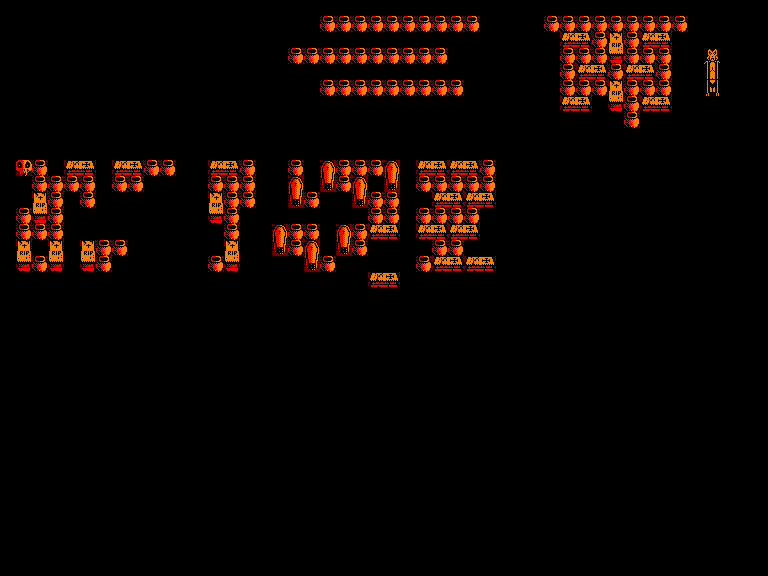

A 2D game scene composited from a Tiled map and its tileset images. What follows is a short description and the map's XML, with every tile layer's data as written:
An orthogonal 48x36 tile map with 16x16 px tiles, 1 tile layer (Tile Layer 1).

<map version="1.10" tiledversion="1.11.2" orientation="orthogonal" renderorder="right-down" width="48" height="36" tilewidth="16" tileheight="16" infinite="0" nextlayerid="2" nextobjectid="1">
 <tileset firstgid="1" source="tileset.tsx" />
 <layer id="1" name="Tile Layer 1" width="48" height="36">
  <data encoding="csv">
0,0,0,0,0,0,0,0,0,0,0,0,0,0,0,0,0,0,0,0,0,0,0,0,0,0,0,0,0,0,0,0,0,0,0,0,0,0,0,0,0,0,0,0,0,0,0,0,
0,0,0,0,0,0,0,0,0,0,0,0,0,0,0,0,0,0,0,0,56,56,56,56,56,56,56,56,56,56,0,0,0,0,56,56,56,56,56,56,56,56,56,0,0,0,0,0,
0,0,0,0,0,0,0,0,0,0,0,0,0,0,0,0,0,0,0,0,0,0,0,0,0,0,0,0,0,0,0,0,0,0,0,42,43,56,46,56,42,43,0,0,0,0,0,0,
0,0,0,0,0,0,0,0,0,0,0,0,0,0,0,0,0,0,56,56,56,56,56,56,56,56,56,56,0,0,0,0,0,0,0,56,56,56,47,56,56,56,0,0,30,0,0,0,
0,0,0,0,0,0,0,0,0,0,0,0,0,0,0,0,0,0,0,0,0,0,0,0,0,0,0,0,0,0,0,0,0,0,0,56,42,43,56,42,43,56,0,0,31,0,0,0,
0,0,0,0,0,0,0,0,0,0,0,0,0,0,0,0,0,0,0,0,56,56,56,56,56,56,56,56,56,0,0,0,0,0,0,56,56,56,46,56,56,56,0,0,32,0,0,0,
0,0,0,0,0,0,0,0,0,0,0,0,0,0,0,0,0,0,0,0,0,0,0,0,0,0,0,0,0,0,0,0,0,0,0,42,43,0,47,56,42,43,0,0,0,0,0,0,
0,0,0,0,0,0,0,0,0,0,0,0,0,0,0,0,0,0,0,0,0,0,0,0,0,0,0,0,0,0,0,0,0,0,0,0,0,0,0,56,0,0,0,0,0,0,0,0,
0,0,0,0,0,0,0,0,0,0,0,0,0,0,0,0,0,0,0,0,0,0,0,0,0,0,0,0,0,0,0,0,0,0,0,0,0,0,0,0,0,0,0,0,0,0,0,0,
0,0,0,0,0,0,0,0,0,0,0,0,0,0,0,0,0,0,0,0,0,0,0,0,0,0,0,0,0,0,0,0,0,0,0,0,0,0,0,0,0,0,0,0,0,0,0,0,
0,55,56,0,42,43,0,42,43,56,56,0,0,42,43,56,0,0,56,0,38,56,56,56,38,0,42,43,42,43,56,0,0,0,0,0,0,0,0,0,0,0,0,0,0,0,0,0,
0,0,56,56,56,56,0,56,56,0,0,0,0,56,56,56,0,0,38,0,39,56,38,0,39,0,56,56,56,56,56,0,0,0,0,0,0,0,0,0,0,0,0,0,0,0,0,0,
0,0,46,56,0,56,0,0,0,0,0,0,0,46,56,56,0,0,39,56,0,0,39,56,56,0,0,42,43,42,43,0,0,0,0,0,0,0,0,0,0,0,0,0,0,0,0,0,
0,56,47,56,0,0,0,0,0,0,0,0,0,47,56,0,0,0,0,0,0,0,0,56,56,0,56,56,56,56,0,0,0,0,0,0,0,0,0,0,0,0,0,0,0,0,0,0,
0,56,56,56,0,0,0,0,0,0,0,0,0,0,56,0,0,38,56,56,0,38,56,42,43,0,42,43,42,43,0,0,0,0,0,0,0,0,0,0,0,0,0,0,0,0,0,0,
0,46,0,46,0,46,56,56,0,0,0,0,0,0,46,0,0,39,56,38,0,39,56,0,0,0,0,56,56,0,0,0,0,0,0,0,0,0,0,0,0,0,0,0,0,0,0,0,
0,47,56,47,0,47,56,0,0,0,0,0,0,56,47,0,0,0,0,39,56,0,0,0,0,0,56,42,43,42,43,0,0,0,0,0,0,0,0,0,0,0,0,0,0,0,0,0,
0,0,0,0,0,0,0,0,0,0,0,0,0,0,0,0,0,0,0,0,0,0,0,42,43,0,0,0,0,0,0,0,0,0,0,0,0,0,0,0,0,0,0,0,0,0,0,0,
0,0,0,0,0,0,0,0,0,0,0,0,0,0,0,0,0,0,0,0,0,0,0,0,0,0,0,0,0,0,0,0,0,0,0,0,0,0,0,0,0,0,0,0,0,0,0,0,
0,0,0,0,0,0,0,0,0,0,0,0,0,0,0,0,0,0,0,0,0,0,0,0,0,0,0,0,0,0,0,0,0,0,0,0,0,0,0,0,0,0,0,0,0,0,0,0,
0,0,0,0,0,0,0,0,0,0,0,0,0,0,0,0,0,0,0,0,0,0,0,0,0,0,0,0,0,0,0,0,0,0,0,0,0,0,0,0,0,0,0,0,0,0,0,0,
0,0,0,0,0,0,0,0,0,0,0,0,0,0,0,0,0,0,0,0,0,0,0,0,0,0,0,0,0,0,0,0,0,0,0,0,0,0,0,0,0,0,0,0,0,0,0,0,
0,0,0,0,0,0,0,0,0,0,0,0,0,0,0,0,0,0,0,0,0,0,0,0,0,0,0,0,0,0,0,0,0,0,0,0,0,0,0,0,0,0,0,0,0,0,0,0,
0,0,0,0,0,0,0,0,0,0,0,0,0,0,0,0,0,0,0,0,0,0,0,0,0,0,0,0,0,0,0,0,0,0,0,0,0,0,0,0,0,0,0,0,0,0,0,0,
0,0,0,0,0,0,0,0,0,0,0,0,0,0,0,0,0,0,0,0,0,0,0,0,0,0,0,0,0,0,0,0,0,0,0,0,0,0,0,0,0,0,0,0,0,0,0,0,
0,0,0,0,0,0,0,0,0,0,0,0,0,0,0,0,0,0,0,0,0,0,0,0,0,0,0,0,0,0,0,0,0,0,0,0,0,0,0,0,0,0,0,0,0,0,0,0,
0,0,0,0,0,0,0,0,0,0,0,0,0,0,0,0,0,0,0,0,0,0,0,0,0,0,0,0,0,0,0,0,0,0,0,0,0,0,0,0,0,0,0,0,0,0,0,0,
0,0,0,0,0,0,0,0,0,0,0,0,0,0,0,0,0,0,0,0,0,0,0,0,0,0,0,0,0,0,0,0,0,0,0,0,0,0,0,0,0,0,0,0,0,0,0,0,
0,0,0,0,0,0,0,0,0,0,0,0,0,0,0,0,0,0,0,0,0,0,0,0,0,0,0,0,0,0,0,0,0,0,0,0,0,0,0,0,0,0,0,0,0,0,0,0,
0,0,0,0,0,0,0,0,0,0,0,0,0,0,0,0,0,0,0,0,0,0,0,0,0,0,0,0,0,0,0,0,0,0,0,0,0,0,0,0,0,0,0,0,0,0,0,0,
0,0,0,0,0,0,0,0,0,0,0,0,0,0,0,0,0,0,0,0,0,0,0,0,0,0,0,0,0,0,0,0,0,0,0,0,0,0,0,0,0,0,0,0,0,0,0,0,
0,0,0,0,0,0,0,0,0,0,0,0,0,0,0,0,0,0,0,0,0,0,0,0,0,0,0,0,0,0,0,0,0,0,0,0,0,0,0,0,0,0,0,0,0,0,0,0,
0,0,0,0,0,0,0,0,0,0,0,0,0,0,0,0,0,0,0,0,0,0,0,0,0,0,0,0,0,0,0,0,0,0,0,0,0,0,0,0,0,0,0,0,0,0,0,0,
0,0,0,0,0,0,0,0,0,0,0,0,0,0,0,0,0,0,0,0,0,0,0,0,0,0,0,0,0,0,0,0,0,0,0,0,0,0,0,0,0,0,0,0,0,0,0,0,
0,0,0,0,0,0,0,0,0,0,0,0,0,0,0,0,0,0,0,0,0,0,0,0,0,0,0,0,0,0,0,0,0,0,0,0,0,0,0,0,0,0,0,0,0,0,0,0,
0,0,0,0,0,0,0,0,0,0,0,0,0,0,0,0,0,0,0,0,0,0,0,0,0,0,0,0,0,0,0,0,0,0,0,0,0,0,0,0,0,0,0,0,0,0,0,0
</data>
 </layer>
</map>
